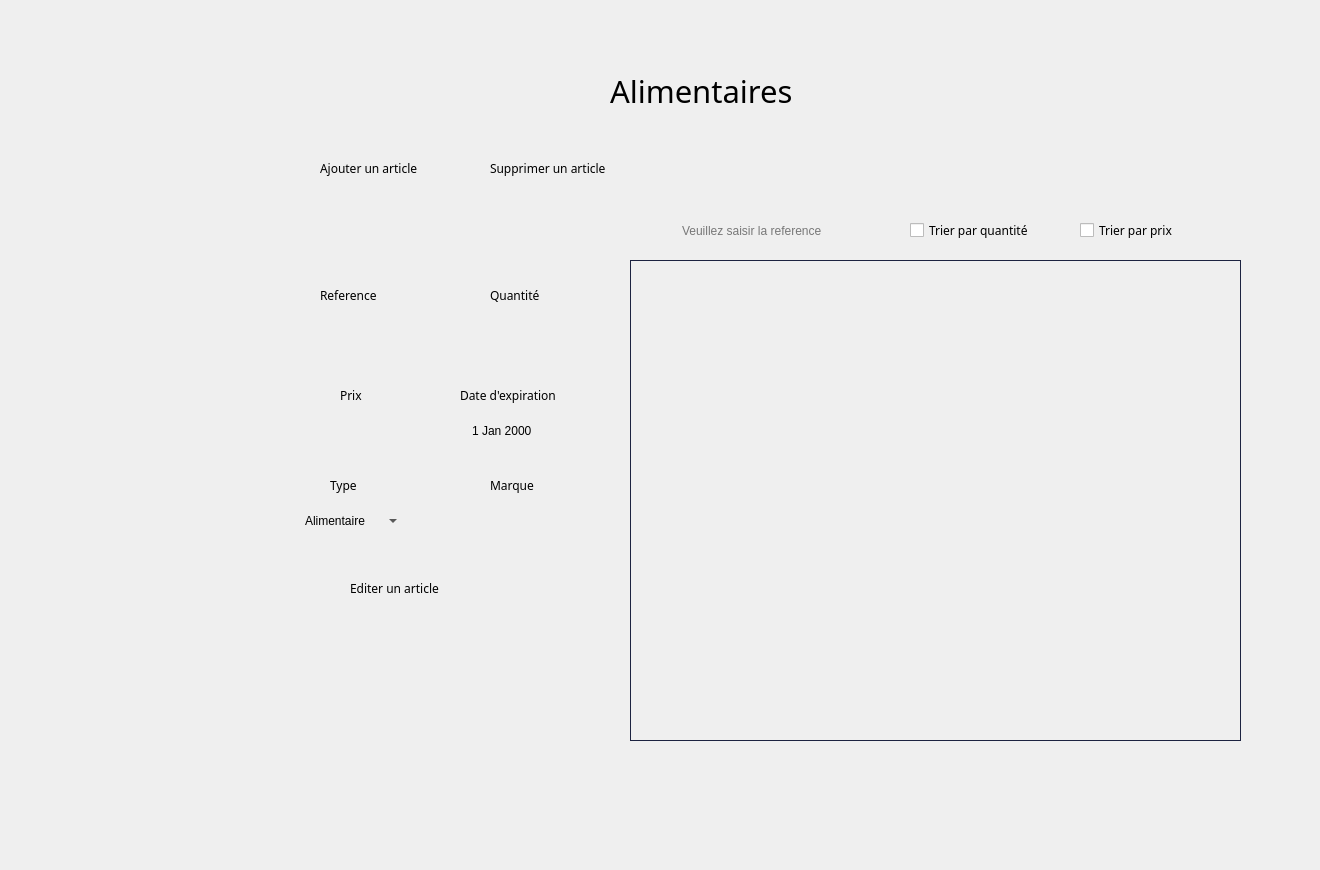
    <widget class="QWidget" name="page_2">
     <widget class="QTableView" name="tableView">
      <property name="geometry">
       <rect>
        <x>630</x>
        <y>260</y>
        <width>611</width>
        <height>481</height>
       </rect>
      </property>
      <property name="styleSheet">
       <string notr="true">QTableView{
	background-color: transparent;
	gridline-color: #606060;
	color: #000000;
	alternate-background-color: #b5b5b1;
	border : 1px solid #1c2340;
	qproperty-defaultAlignment: AlignHCenter;
}
QTableView::item:focus
{
  	background-color: #939393;
	font-weight: 500;
}
QTableView::item
{
   text-align: center;
qproperty-defaultAlignment: AlignHCenter;
}

QHeaderView {
	background-color: #6ac6ad;
	qproperty-defaultAlignment: AlignHCenter;
 }
QHeaderView::section {
                     spacing: 10px;
                     background-color: #6ac6ad;
                     color: #757575;
                     margin: 1px;
					 border: 0;
                     text-align: center;
                     font-family: arial;
                     font-size: 12px;
 }

QTableView QTableCornerButton::section {
    background-color: #6ac6ad;
}</string>
      </property>
     </widget>
     <widget class="QLineEdit" name="lineEdit">
      <property name="geometry">
       <rect>
        <x>680</x>
        <y>215</y>
        <width>201</width>
        <height>31</height>
       </rect>
      </property>
      <property name="styleSheet">
       <string notr="true">QLineEdit{background:transparent;
border: transparent;}</string>
      </property>
      <property name="alignment">
       <set>Qt::AlignJustify|Qt::AlignVCenter</set>
      </property>
      <property name="placeholderText">
       <string>Veuillez saisir la reference</string>
      </property>
     </widget>
     <widget class="QPushButton" name="suprimmm">
      <property name="geometry">
       <rect>
        <x>410</x>
        <y>150</y>
        <width>121</width>
        <height>41</height>
       </rect>
      </property>
      <property name="styleSheet">
       <string notr="true">QPushButton {
	font-weight: 500;
	text-align: center;
    vertical-align: middle;
	background-color: transparent;
	padding: 5px 15px 15px 20px;
    color: #fff;
	font-size: 11px;
	border : 0;
	border-right: 3px solid transparent;
 	background-position: center top;
    background-repeat: no-repeat;
    background-origin: content;
    background-image: url(&quot;C:/Users/hp/Desktop/anglais/projet c++ design/minus1.png&quot;);
}

QPushButton:hover {
	color: #ffffff;
	font-weight: 500;
	background-image: url(&quot;C:/Users/hp/Desktop/anglais/projet c++ design/minus2.png&quot;);
}</string>
      </property>
      <property name="text">
       <string/>
      </property>
      <property name="autoDefault">
       <bool>false</bool>
      </property>
      <property name="default">
       <bool>true</bool>
      </property>
      <property name="flat">
       <bool>false</bool>
      </property>
     </widget>
     <widget class="QPushButton" name="modiffff">
      <property name="geometry">
       <rect>
        <x>450</x>
        <y>570</y>
        <width>61</width>
        <height>31</height>
       </rect>
      </property>
      <property name="styleSheet">
       <string notr="true">QPushButton {
	font-weight: 500;
	text-align: center;
    vertical-align: middle;
	background-color: transparent;
	padding: 5px 15px 15px 20px;
    color: #fff;
	font-size: 11px;
	border : 0;
	border-right: 3px solid transparent;
 	background-position: center top;
    background-repeat: no-repeat;
    background-origin: content;
    background-image: url(&quot;C:/Users/hp/Desktop/anglais/projet c++ design/edit1.png&quot;);
}

QPushButton:hover {
	color: #ffffff;
	font-weight: 500;
	background-image: url(&quot;C:/Users/hp/Desktop/anglais/projet c++ design/edit2.png&quot;);
}</string>
      </property>
      <property name="text">
       <string/>
      </property>
      <property name="default">
       <bool>true</bool>
      </property>
     </widget>
     <widget class="QPushButton" name="pushButton_38">
      <property name="geometry">
       <rect>
        <x>1180</x>
        <y>210</y>
        <width>71</width>
        <height>31</height>
       </rect>
      </property>
      <property name="styleSheet">
       <string notr="true">QPushButton {
	font-weight: 500;
	text-align: center;
    vertical-align: middle;
	background-color: transparent;
	padding: 5px 15px 15px 20px;
    color: #fff;
	font-size: 11px;
	border : 0;
	border-right: 3px solid transparent;
 	background-position: center top;
    background-repeat: no-repeat;
    background-origin: content;
    background-image: url(&quot;C:/Users/hp/Desktop/anglais/projet c++ design/ok1.png&quot;);
}

QPushButton:hover {
	color: #ffffff;
	font-weight: 500;
	background-image: url(&quot;C:/Users/hp/Desktop/anglais/projet c++ design/ok2.png&quot;);
}</string>
      </property>
      <property name="text">
       <string/>
      </property>
      <property name="default">
       <bool>true</bool>
      </property>
     </widget>
     <widget class="QCheckBox" name="quant_2">
      <property name="geometry">
       <rect>
        <x>910</x>
        <y>220</y>
        <width>171</width>
        <height>20</height>
       </rect>
      </property>
      <property name="font">
       <font>
        <family>Montserrat Alternates</family>
       </font>
      </property>
      <property name="text">
       <string>Trier par quantité</string>
      </property>
     </widget>
     <widget class="QCheckBox" name="prix_2">
      <property name="geometry">
       <rect>
        <x>1080</x>
        <y>220</y>
        <width>141</width>
        <height>20</height>
       </rect>
      </property>
      <property name="font">
       <font>
        <family>Montserrat Alternates</family>
       </font>
      </property>
      <property name="text">
       <string>Trier par prix</string>
      </property>
     </widget>
     <widget class="QLineEdit" name="modifPrix_2">
      <property name="geometry">
       <rect>
        <x>300</x>
        <y>420</y>
        <width>111</width>
        <height>22</height>
       </rect>
      </property>
      <property name="styleSheet">
       <string notr="true">QLineEdit { background-color: transparent;
border: transparent;}</string>
      </property>
     </widget>
     <widget class="QComboBox" name="modifType_2">
      <property name="geometry">
       <rect>
        <x>300</x>
        <y>510</y>
        <width>101</width>
        <height>22</height>
       </rect>
      </property>
      <property name="styleSheet">
       <string notr="true">QComboBox { background-color: transparent;
border: transparent;}</string>
      </property>
      <item>
       <property name="text">
        <string>Alimentaire</string>
       </property>
      </item>
      <item>
       <property name="text">
        <string>Congele</string>
       </property>
      </item>
      <item>
       <property name="text">
        <string>Vetemements</string>
       </property>
      </item>
     </widget>
     <widget class="QLineEdit" name="modifMarque_2">
      <property name="geometry">
       <rect>
        <x>460</x>
        <y>510</y>
        <width>121</width>
        <height>22</height>
       </rect>
      </property>
      <property name="styleSheet">
       <string notr="true">QLineEdit { background-color: transparent;
border: transparent;}</string>
      </property>
     </widget>
     <widget class="QLineEdit" name="reff">
      <property name="geometry">
       <rect>
        <x>310</x>
        <y>320</y>
        <width>91</width>
        <height>22</height>
       </rect>
      </property>
      <property name="styleSheet">
       <string notr="true">QLineEdit { background-color: transparent;
border: transparent;}</string>
      </property>
     </widget>
     <widget class="QLineEdit" name="modifQuant_2">
      <property name="geometry">
       <rect>
        <x>460</x>
        <y>320</y>
        <width>121</width>
        <height>22</height>
       </rect>
      </property>
      <property name="styleSheet">
       <string notr="true">QLineEdit { background-color: transparent;
border: transparent;}</string>
      </property>
     </widget>
     <widget class="QDateEdit" name="modifDate_3">
      <property name="geometry">
       <rect>
        <x>470</x>
        <y>420</y>
        <width>121</width>
        <height>21</height>
       </rect>
      </property>
      <property name="styleSheet">
       <string notr="true">QDateEdit{ background-color: transparent;
border: transparent;}</string>
      </property>
     </widget>
     <widget class="QPushButton" name="pushButton_ajout">
      <property name="geometry">
       <rect>
        <x>270</x>
        <y>150</y>
        <width>61</width>
        <height>41</height>
       </rect>
      </property>
      <property name="styleSheet">
       <string notr="true">QPushButton {
	font-weight: 500;
	text-align: center;
    vertical-align: middle;
	background-color: transparent;
	padding: 5px 15px 15px 20px;
    color: #fff;
	font-size: 11px;
	border : 0;
	border-right: 3px solid transparent;
 	background-position: center top;
    background-repeat: no-repeat;
    background-origin: content;
    background-image: url(&quot;C:/Users/hp/Desktop/anglais/projet c++ design/ajouter1.png&quot;);
}

QPushButton:hover {
	color: #ffffff;
	font-weight: 500;
	background-image: url(&quot;C:/Users/hp/Desktop/anglais/projet c++ design/ajouter2.png&quot;);
}</string>
      </property>
      <property name="text">
       <string/>
      </property>
      <property name="flat">
       <bool>true</bool>
      </property>
     </widget>
     <widget class="QLabel" name="label_296">
      <property name="geometry">
       <rect>
        <x>-20</x>
        <y>-20</y>
        <width>1311</width>
        <height>861</height>
       </rect>
      </property>
      <property name="text">
       <string/>
      </property>
      <property name="pixmap">
       <pixmap>../../Desktop/anglais/projet c++ design/bg2.png</pixmap>
      </property>
      <property name="scaledContents">
       <bool>true</bool>
      </property>
     </widget>
     <widget class="QLabel" name="label_298">
      <property name="geometry">
       <rect>
        <x>290</x>
        <y>300</y>
        <width>131</width>
        <height>61</height>
       </rect>
      </property>
      <property name="text">
       <string/>
      </property>
      <property name="pixmap">
       <pixmap>../../Downloads/saisir.png</pixmap>
      </property>
      <property name="scaledContents">
       <bool>true</bool>
      </property>
     </widget>
     <widget class="QLabel" name="label_299">
      <property name="geometry">
       <rect>
        <x>450</x>
        <y>490</y>
        <width>151</width>
        <height>61</height>
       </rect>
      </property>
      <property name="text">
       <string/>
      </property>
      <property name="pixmap">
       <pixmap>../../Downloads/saisir.png</pixmap>
      </property>
      <property name="scaledContents">
       <bool>true</bool>
      </property>
     </widget>
     <widget class="QLabel" name="label_300">
      <property name="geometry">
       <rect>
        <x>450</x>
        <y>300</y>
        <width>151</width>
        <height>61</height>
       </rect>
      </property>
      <property name="text">
       <string/>
      </property>
      <property name="pixmap">
       <pixmap>../../Downloads/saisir.png</pixmap>
      </property>
      <property name="scaledContents">
       <bool>true</bool>
      </property>
     </widget>
     <widget class="QLabel" name="label_301">
      <property name="geometry">
       <rect>
        <x>290</x>
        <y>400</y>
        <width>131</width>
        <height>61</height>
       </rect>
      </property>
      <property name="text">
       <string/>
      </property>
      <property name="pixmap">
       <pixmap>../../Downloads/saisir.png</pixmap>
      </property>
      <property name="scaledContents">
       <bool>true</bool>
      </property>
     </widget>
     <widget class="QLabel" name="label_302">
      <property name="geometry">
       <rect>
        <x>450</x>
        <y>400</y>
        <width>151</width>
        <height>61</height>
       </rect>
      </property>
      <property name="text">
       <string/>
      </property>
      <property name="pixmap">
       <pixmap>../../Downloads/saisir.png</pixmap>
      </property>
      <property name="scaledContents">
       <bool>true</bool>
      </property>
     </widget>
     <widget class="QLabel" name="label_303">
      <property name="geometry">
       <rect>
        <x>290</x>
        <y>490</y>
        <width>131</width>
        <height>61</height>
       </rect>
      </property>
      <property name="text">
       <string/>
      </property>
      <property name="pixmap">
       <pixmap>../../Downloads/saisir.png</pixmap>
      </property>
      <property name="scaledContents">
       <bool>true</bool>
      </property>
     </widget>
     <widget class="QLabel" name="label_297">
      <property name="geometry">
       <rect>
        <x>320</x>
        <y>160</y>
        <width>141</width>
        <height>16</height>
       </rect>
      </property>
      <property name="font">
       <font>
        <family>Montserrat Alternates</family>
       </font>
      </property>
      <property name="text">
       <string>Ajouter un article</string>
      </property>
     </widget>
     <widget class="QLabel" name="label_304">
      <property name="geometry">
       <rect>
        <x>490</x>
        <y>160</y>
        <width>141</width>
        <height>16</height>
       </rect>
      </property>
      <property name="font">
       <font>
        <family>Montserrat Alternates</family>
       </font>
      </property>
      <property name="text">
       <string>Supprimer un article</string>
      </property>
     </widget>
     <widget class="QLabel" name="label_305">
      <property name="geometry">
       <rect>
        <x>350</x>
        <y>580</y>
        <width>141</width>
        <height>16</height>
       </rect>
      </property>
      <property name="font">
       <font>
        <family>Montserrat Alternates</family>
       </font>
      </property>
      <property name="text">
       <string>Editer un article</string>
      </property>
     </widget>
     <widget class="QLabel" name="label_306">
      <property name="geometry">
       <rect>
        <x>320</x>
        <y>280</y>
        <width>91</width>
        <height>31</height>
       </rect>
      </property>
      <property name="font">
       <font>
        <family>Montserrat Alternates Medium</family>
       </font>
      </property>
      <property name="text">
       <string>Reference </string>
      </property>
     </widget>
     <widget class="QLabel" name="label_307">
      <property name="geometry">
       <rect>
        <x>490</x>
        <y>280</y>
        <width>91</width>
        <height>31</height>
       </rect>
      </property>
      <property name="font">
       <font>
        <family>Montserrat Alternates Medium</family>
       </font>
      </property>
      <property name="text">
       <string>Quantité</string>
      </property>
     </widget>
     <widget class="QLabel" name="label_308">
      <property name="geometry">
       <rect>
        <x>340</x>
        <y>380</y>
        <width>91</width>
        <height>31</height>
       </rect>
      </property>
      <property name="font">
       <font>
        <family>Montserrat Alternates Medium</family>
       </font>
      </property>
      <property name="text">
       <string>Prix</string>
      </property>
     </widget>
     <widget class="QLabel" name="label_309">
      <property name="geometry">
       <rect>
        <x>460</x>
        <y>380</y>
        <width>131</width>
        <height>31</height>
       </rect>
      </property>
      <property name="font">
       <font>
        <family>Montserrat Alternates Medium</family>
       </font>
      </property>
      <property name="text">
       <string>Date d'expiration</string>
      </property>
     </widget>
     <widget class="QLabel" name="label_310">
      <property name="geometry">
       <rect>
        <x>330</x>
        <y>470</y>
        <width>91</width>
        <height>31</height>
       </rect>
      </property>
      <property name="font">
       <font>
        <family>Montserrat Alternates Medium</family>
       </font>
      </property>
      <property name="text">
       <string>Type</string>
      </property>
     </widget>
     <widget class="QLabel" name="label_311">
      <property name="geometry">
       <rect>
        <x>490</x>
        <y>470</y>
        <width>91</width>
        <height>31</height>
       </rect>
      </property>
      <property name="font">
       <font>
        <family>Montserrat Alternates Medium</family>
       </font>
      </property>
      <property name="text">
       <string>Marque</string>
      </property>
     </widget>
     <widget class="QPushButton" name="pushButton_1077">
      <property name="geometry">
       <rect>
        <x>30</x>
        <y>280</y>
        <width>231</width>
        <height>61</height>
       </rect>
      </property>
      <property name="styleSheet">
       <string notr="true">QPushButton {
	font-weight: 500;
	text-align: center;
    vertical-align: middle;
	background-color: transparent;
	padding: 5px 15px 15px 20px;
    color: #fff;
	font-size: 11px;
	border : 0;
	border-right: 3px solid transparent;
 	background-position: center top;
    background-repeat: no-repeat;
    background-origin: content;
    background-image: url(&quot;C:/Users/hp/Desktop/anglais/projet c++ design/pie1.png&quot;);
}

QPushButton:hover {
	color: #ffffff;
	font-weight: 500;
	background-image: url(&quot;C:/Users/hp/Desktop/anglais/projet c++ design/pie2.png&quot;);
}</string>
      </property>
      <property name="text">
       <string/>
      </property>
     </widget>
     <widget class="QLabel" name="label_312">
      <property name="geometry">
       <rect>
        <x>610</x>
        <y>50</y>
        <width>301</width>
        <height>81</height>
       </rect>
      </property>
      <property name="font">
       <font>
        <family>Montserrat Alternates</family>
        <pointsize>23</pointsize>
       </font>
      </property>
      <property name="text">
       <string>Alimentaires</string>
      </property>
     </widget>
     <widget class="QPushButton" name="pushButton_108">
      <property name="geometry">
       <rect>
        <x>100</x>
        <y>380</y>
        <width>91</width>
        <height>61</height>
       </rect>
      </property>
      <property name="styleSheet">
       <string notr="true">QPushButton {
	font-weight: 500;
	text-align: center;
    vertical-align: middle;
	background-color: transparent;
	padding: 5px 15px 15px 20px;
    color: #fff;
	font-size: 11px;
	border : 0;
	border-right: 3px solid transparent;
 	background-position: center top;
    background-repeat: no-repeat;
    background-origin: content;
    background-image: url(&quot;C:/Users/hp/Desktop/anglais/projet c++ design/gestion1.png&quot;);
}

QPushButton:hover {
	color: #ffffff;
	font-weight: 500;
	background-image: url(&quot;C:/Users/hp/Desktop/anglais/projet c++ design/gestion2.png&quot;);
}</string>
      </property>
      <property name="text">
       <string/>
      </property>
     </widget>
     <widget class="QPushButton" name="pushButton_110">
      <property name="geometry">
       <rect>
        <x>10</x>
        <y>720</y>
        <width>121</width>
        <height>61</height>
       </rect>
      </property>
      <property name="styleSheet">
       <string notr="true">QPushButton {
	font-weight: 500;
	text-align: center;
    vertical-align: middle;
	background-color: transparent;
	padding: 5px 15px 15px 20px;
    color: #fff;
	font-size: 11px;
	border : 0;
	border-right: 3px solid transparent;
 	background-position: center top;
    background-repeat: no-repeat;
    background-origin: content;
    background-image: url(&quot;C:/Users/hp/Desktop/anglais/projet c++ design/return1.png&quot;);
}

QPushButton:hover {
	color: #ffffff;
	font-weight: 500;
	background-image: url(&quot;C:/Users/hp/Desktop/anglais/projet c++ design/return2.png&quot;);
}</string>
      </property>
      <property name="text">
       <string/>
      </property>
     </widget>
     <widget class="QLabel" name="label_22">
      <property name="geometry">
       <rect>
        <x>620</x>
        <y>190</y>
        <width>271</width>
        <height>81</height>
       </rect>
      </property>
      <property name="text">
       <string/>
      </property>
      <property name="pixmap">
       <pixmap>../../Downloads/search.png</pixmap>
      </property>
      <property name="scaledContents">
       <bool>true</bool>
      </property>
     </widget>
     <zorder>label_296</zorder>
     <zorder>tableView</zorder>
     <zorder>suprimmm</zorder>
     <zorder>modiffff</zorder>
     <zorder>pushButton_38</zorder>
     <zorder>quant_2</zorder>
     <zorder>prix_2</zorder>
     <zorder>pushButton_ajout</zorder>
     <zorder>label_298</zorder>
     <zorder>reff</zorder>
     <zorder>label_299</zorder>
     <zorder>label_300</zorder>
     <zorder>label_301</zorder>
     <zorder>modifQuant_2</zorder>
     <zorder>modifMarque_2</zorder>
     <zorder>modifPrix_2</zorder>
     <zorder>label_302</zorder>
     <zorder>modifDate_3</zorder>
     <zorder>label_303</zorder>
     <zorder>modifType_2</zorder>
     <zorder>label_297</zorder>
     <zorder>label_304</zorder>
     <zorder>label_305</zorder>
     <zorder>label_306</zorder>
     <zorder>label_307</zorder>
     <zorder>label_308</zorder>
     <zorder>label_309</zorder>
     <zorder>label_310</zorder>
     <zorder>label_311</zorder>
     <zorder>pushButton_1077</zorder>
     <zorder>label_312</zorder>
     <zorder>pushButton_108</zorder>
     <zorder>pushButton_110</zorder>
     <zorder>label_22</zorder>
     <zorder>lineEdit</zorder>
    </widget>
